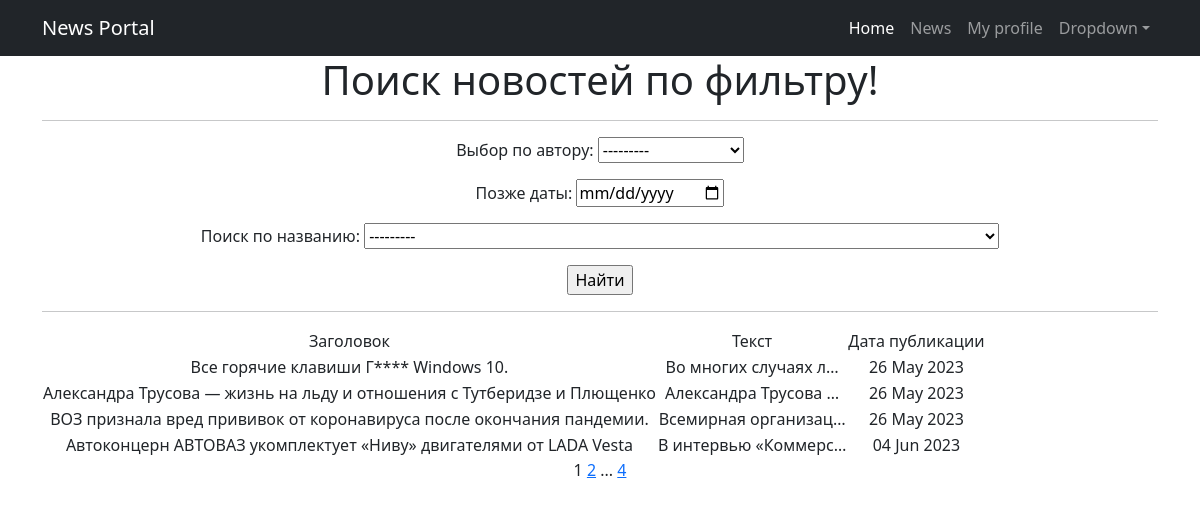
The page /News/search on the database its author committed.
### NewsPortal/models.py (models this page shows, shortened)
class Post(models.Model):
    POSITIONS = [
        ('New', 'Новость'),
        ('Art', 'Статья')
    ]
    author = models.ForeignKey(Author, on_delete=models.CASCADE)  # id создателя статьи/новости
    choi_public = models.CharField(max_length=3,
                                   choices=POSITIONS,
                                   default='Art')
    time_create = models.DateTimeField(auto_now_add=True)  # дата и время создания статьи/новости
    cat = models.ManyToManyField(Category, through=PostCategory)  # cat имеет связь с Category через PostCategory
    title = models.CharField(max_length=255)  # заголовок статьи/новости
    content = models.TextField(blank=True)  # содержание статьи/новости
    _rating = models.IntegerField(default=0, db_column='rating')  # рейтинг статьи/новости
    def __str__(self):
        return self.title#, self.content

### NewsPortal/views.py (the view)
# urls.py: path('search', FilterNews.as_view(), name='news_search'),
class FilterNews(ListView):
    model = Post
    template_name = 'search.html'
    context_object_name = 'Post'
    paginate_by = 4
    def get_queryset(self):
        queryset = super().get_queryset()
        self.filterset = PostFilter(self.request.GET, queryset)
        return self.filterset.qs
    def get_context_data(self, **kwargs):
        context = super().get_context_data(**kwargs)
        context['filterset'] = self.filterset
        return context

### NewsPortal/models.py (called while the page is built)
    def __str__(self):
        return self.user.username

### NewsPortal/templatetags/custom_filters.py (called while the page is built)
@register.filter()
def censor(value):
   n = 0
   try:
      inSwordList = value.split()
      for sword_ in inSwordList:
         if sword_.lower() in RestrSwords:
            inSwordList[n] = sword_.replace(sword_[1:], '*' * len(sword_[1:]))
         n += 1
   except Exception as e:
      return f'Объект не является строкой!:\n{e}'
   return ' '.join(inSwordList)

### NewsPortal/templatetags/custom_tags.py (called while the page is built)
@register.simple_tag(takes_context=True)
def url_replace(context, **kwargs):
   d = context['request'].GET.copy()
   for k, v in kwargs.items():
       d[k] = v
   return d.urlencode()

### templates/search.html (shortened to what this page needs)
{% extends 'flatpages/default.html' %}
{% load custom_filters %}
{% load custom_tags %}
{% block content %}
   <h1>Поиск новостей по фильтру!</h1>
   <hr>
    <form action="" method="get">
       {{ filterset.form.as_p }}
       <input type="submit" value="Найти" />
    </form>
    <hr>
   {% if Post %}
       <table>
           <tr>
               <td>Заголовок</td>
               <td>Текст</td>
               <td>Дата публикации</td>
           </tr>
           {% for post in Post %}
           <tr>
               <td>{{ post.title | censor }}</td>
               <td>{{ post.content | truncatechars:20 | censor }}</td>
               <td>{{ post.time_create|date:'d M Y'  }}</td>
           </tr>
           {% endfor %}
       </table>
   {% else %}
       <h2>Статей (новостей) не найдено!</h2>
   {% endif %}
   {{ page_obj.number }}
   {% if page_obj.has_next %}
       <a href="?{% url_replace page=page_obj.next_page_number %}">{{ page_obj.next_page_number }}</a>
       {% if paginator.num_pages != page_obj.next_page_number %}
           ...
           <a href="?{% url_replace page=page_obj.paginator.num_pages %}">{{ page_obj.paginator.num_pages }}</a>
       {% endif %}
   {% endif %}
{% endblock content %}

### rows shown on the page
Post: author "---------", title|censor "Автоконцерн АВТОВАЗ укомплектует «Ниву» двигателями от LADA Vesta", content|censor "В интервью «Коммерс…", time_create "04 Jun 2023"
Post: title "---------", title|censor "Все горячие клавиши Г**** Windows 10.", content|censor "Во многих случаях л…", time_create "26 May 2023"
Post: title|censor "Александра Трусова — жизнь на льду и отношения с Тутберидзе и Плющенко", content|censor "Александра Трусова …", time_create "26 May 2023"
Post: title|censor "ВОЗ признала вред прививок от коронавируса после окончания пандемии.", content|censor "Всемирная организац…", time_create "26 May 2023"

### other values the page prints
{{ page_obj.number }} "1"
{{ page_obj.next_page_number }} "2"
{{ page_obj.paginator.num_pages }} "4"
